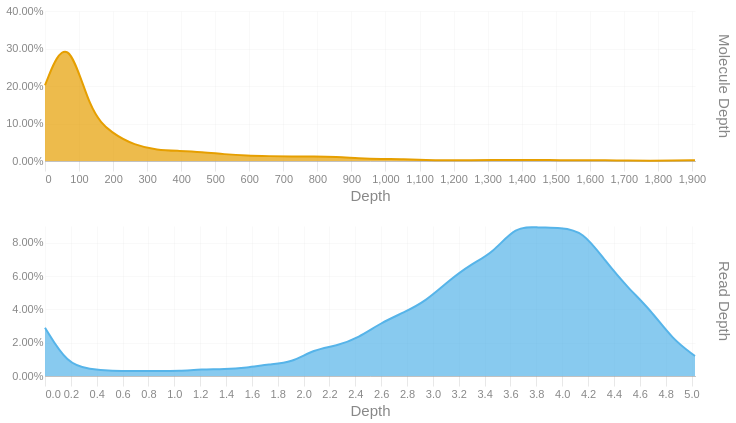

The code cell stored with this chart in its notebook:
### Code cell
readdep = depth_hist(tb['Read Depth'], q99, 3)
readdep = readdep.with_columns(pl.lit('Read Depth').alias('Metric'))
if not SKIPLR:
    moldep = depth_hist(tb['Molecule Depth'], mol_q99, 1)
    moldep = moldep.with_columns(pl.lit('Molecule Depth').alias('Metric'))
    _hist = pl.concat([readdep, moldep])
    _hist = _hist.filter(pl.col('Proportion') != 0)
    with SafeRender(_hist):
        (
            alt.Chart(_hist)        
            .mark_area(interpolate = "basis")
            .encode(
                x=alt.X('Bin:Q').scale(domainMin=0).axis(alt.Axis(title='Depth')),
                y = alt.Y('Proportion:Q', title = None).axis(format = '.2%'),
                color = alt.Color('Metric:N').legend(None),
                row = alt.Row("Metric:N").header(title = None, labelOrient = 'right'),
                tooltip = [
                    alt.Tooltip("Metric:N", title = "Metric"),
                    alt.Tooltip('Interval:N', title = "Depth Interval"),
                    alt.Tooltip('Proportion:Q', title = "% Alignments").format('.2%')
                ]
            )
            .resolve_scale(x='independent', y='independent')
            .properties(
                height = 150, width = 650,
                usermeta={'embedOptions': {'downloadFileName': f'{samplename}.depth.hist'}}
            )
        ).display()
else:
    readdep = readdep.filter(pl.col('Proportion') != 0)
    with SafeRender(readdep):
        (
            alt.Chart(readdep)        
            .mark_area(interpolate = "basis")
            .encode(
                x=alt.X('Bin:Q').scale(domainMin=0).axis(alt.Axis(title='Depth')),
                y = alt.Y('Proportion:Q', title = None).axis(format = '.2%'),
                tooltip = [
                    alt.Tooltip('Interval:N', title = "Depth Interval"),
                    alt.Tooltip('Proportion:Q', title = "% Alignments").format('.2%')
                ]
            )
            .properties(
                usermeta={'embedOptions': {'downloadFileName': f'{samplename}.depth.hist'}}
            )
        ).display()

### Figure 1 — Vega-Lite specification as saved in the notebook (floating-point values rounded to 4 significant figures)
{"width": 650, "height": 150, "config": {"title": {"anchor": "start", "dy": -15, "fontSize": 18, "color": "#888888", "subtitleColor": "#888888", "subtitleFontSize": 14}, "arc": {"fill": "#0072B2"}, "axis": {"domainColor": "#888888", "domainWidth": 0.5, "gridWidth": 0.2, "grid": false, "titleFontWeight": 400, "titleFontSize": 15, "labelFontSize": 11, "labelColor": "#888888", "tickColor": "#888888", "tickWidth": 0.2, "titleColor": "#888888"}, "axisBand": {"grid": false}, "axisX": {"grid": true, "tickSize": 10, "domainCap": "round"}, "axisY": {"domain": false, "grid": true, "tickSize": 0, "domainCap": "round"}, "background": "transparent", "header": {"labelFontSize": 15, "labelColor": "#888888", "titleFontSize": 15, "titleFontWeight": 600, "titleColor": "#888888"}, "legend": {"labelFont": "sans-serif", "labelFontSize": 12, "labelColor": "#888888", "symbolSize": 100, "symbolType": "circle", "titleFontSize": 12, "titlePadding": 10, "titleColor": "#888888", "title": null}, "range": {"category": ["#E69F00", "#56B4E9", "#009E73", "#F0E442", "#0072B2", "#D55E00", "#CC79A7", "#000000"], "diverging": ["#cfe8f3", "#a2d4ec", "#73bfe2", "#46abdb", "#1696d2", "#12719e"]}, "area": {"fill": "#0072B2", "fillOpacity": 0.7, "line": true, "strokeOpacity": 0.7}, "line": {"color": "#0072B2", "stroke": "#0072B2", "strokeWidth": 2}, "trail": {"color": "#0072B2", "stroke": "#0072B2", "strokeWidth": 0, "size": 1}, "point": {"filled": true, "fillOpacity": 1.0, "size": 95}, "text": {"color": "#888888", "fontSize": 11, "align": "right", "fontWeight": 400, "size": 11}, "bar": {"fill": "#0072B2", "stroke": null}, "view": {"stroke": null, "continuousWidth": 660, "continuousHeight": 400}}, "data": {"name": "data-e145a1e6928c557dd48c0b2793b3c993"}, "mark": {"type": "area", "interpolate": "basis"}, "encoding": {"color": {"field": "Metric", "legend": null, "type": "nominal"}, "row": {"field": "Metric", "header": {"title": null, "labelOrient": "right"}, "type": "nominal"}, "tooltip": [{"field": "Metric", "title": "Metric", "type": "nominal"}, {"field": "Interval", "title": "Depth Interval", "type": "nominal"}, {"field": "Proportion", "format": ".2%", "title": "% Alignments", "type": "quantitative"}], "x": {"axis": {"title": "Depth"}, "field": "Bin", "scale": {"domainMin": 0}, "type": "quantitative"}, "y": {"axis": {"format": ".2%"}, "field": "Proportion", "title": null, "type": "quantitative"}}, "resolve": {"scale": {"x": "independent", "y": "independent"}}, "usermeta": {"embedOptions": {"downloadFileName": "S3_Annapolis_287.depth.hist"}}, "$schema": "https://vega.github.io/schema/vega-lite/v6.1.0.json", "datasets": {"data-e145a1e6928c557dd48c0b2793b3c993": [{"Bin": 0.0, "Interval": "0.0-0.173", "Proportion": 0.029, "Metric": "Read Depth"}, {"Bin": 0.173, "Interval": "0.173-0.347", "Proportion": 0.007, "Metric": "Read Depth"}, {"Bin": 0.347, "Interval": "0.347-0.52", "Proportion": 0.004, "Metric": "Read Depth"}, {"Bin": 0.52, "Interval": "0.52-0.693", "Proportion": 0.003, "Metric": "Read Depth"}, {"Bin": 0.693, "Interval": "0.693-0.867", "Proportion": 0.003, "Metric": "Read Depth"}, {"Bin": 0.867, "Interval": "0.867-1.04", "Proportion": 0.003, "Metric": "Read Depth"}, {"Bin": 1.04, "Interval": "1.04-1.213", "Proportion": 0.003, "Metric": "Read Depth"}, {"Bin": 1.213, "Interval": "1.213-1.387", "Proportion": 0.004, "Metric": "Read Depth"}, {"Bin": 1.387, "Interval": "1.387-1.56", "Proportion": 0.004, "Metric": "Read Depth"}, {"Bin": 1.56, "Interval": "1.56-1.733", "Proportion": 0.005, "Metric": "Read Depth"}, {"Bin": 1.733, "Interval": "1.733-1.907", "Proportion": 0.007, "Metric": "Read Depth"}, {"Bin": 1.907, "Interval": "1.907-2.08", "Proportion": 0.008, "Metric": "Read Depth"}, {"Bin": 2.08, "Interval": "2.08-2.253", "Proportion": 0.016, "Metric": "Read Depth"}, {"Bin": 2.253, "Interval": "2.253-2.427", "Proportion": 0.018, "Metric": "Read Depth"}, {"Bin": 2.427, "Interval": "2.427-2.6", "Proportion": 0.023, "Metric": "Read Depth"}, {"Bin": 2.6, "Interval": "2.6-2.773", "Proportion": 0.032, "Metric": "Read Depth"}, {"Bin": 2.773, "Interval": "2.773-2.947", "Proportion": 0.038, "Metric": "Read Depth"}, {"Bin": 2.947, "Interval": "2.947-3.12", "Proportion": 0.045, "Metric": "Read Depth"}, {"Bin": 3.12, "Interval": "3.12-3.293", "Proportion": 0.057, "Metric": "Read Depth"}, {"Bin": 3.293, "Interval": "3.293-3.467", "Proportion": 0.067, "Metric": "Read Depth"}, {"Bin": 3.467, "Interval": "3.467-3.64", "Proportion": 0.074, "Metric": "Read Depth"}, {"Bin": 3.64, "Interval": "3.64-3.813", "Proportion": 0.09, "Metric": "Read Depth"}, {"Bin": 3.813, "Interval": "3.813-3.987", "Proportion": 0.089, "Metric": "Read Depth"}, {"Bin": 3.987, "Interval": "3.987-4.16", "Proportion": 0.089, "Metric": "Read Depth"}, {"Bin": 4.16, "Interval": "4.16-4.333", "Proportion": 0.087, "Metric": "Read Depth"}, {"Bin": 4.333, "Interval": "4.333-4.507", "Proportion": 0.069, "Metric": "Read Depth"}, {"Bin": 4.507, "Interval": "4.507-4.68", "Proportion": 0.053, "Metric": "Read Depth"}, {"Bin": 4.68, "Interval": "4.68-4.853", "Proportion": 0.04, "Metric": "Read Depth"}, {"Bin": 4.853, "Interval": "4.853-5.027", "Proportion": 0.022, "Metric": "Read Depth"}, {"Bin": 5.027, "Interval": "5.027-5.2", "Proportion": 0.012, "Metric": "Read Depth"}, {"Bin": 0.0, "Interval": "0.0-65.8", "Proportion": 0.202, "Metric": "Molecule Depth"}, {"Bin": 65.8, "Interval": "65.8-131.7", "Proportion": 0.352, "Metric": "Molecule Depth"}, {"Bin": 131.7, "Interval": "131.7-197.5", "Proportion": 0.128, "Metric": "Molecule Depth"}, {"Bin": 197.5, "Interval": "197.5-263.3", "Proportion": 0.073, "Metric": "Molecule Depth"}, {"Bin": 263.3, "Interval": "263.3-329.1", "Proportion": 0.042, "Metric": "Molecule Depth"}, {"Bin": 329.1, "Interval": "329.1-395.0", "Proportion": 0.029, "Metric": "Molecule Depth"}, {"Bin": 395.0, "Interval": "395.0-460.8", "Proportion": 0.027, "Metric": "Molecule Depth"}, {"Bin": 460.8, "Interval": "460.8-526.6", "Proportion": 0.024, "Metric": "Molecule Depth"}, {"Bin": 526.6, "Interval": "526.6-592.5", "Proportion": 0.018, "Metric": "Molecule Depth"}, {"Bin": 592.5, "Interval": "592.5-658.3", "Proportion": 0.014, "Metric": "Molecule Depth"}, {"Bin": 658.3, "Interval": "658.3-724.1", "Proportion": 0.013, "Metric": "Molecule Depth"}, {"Bin": 724.1, "Interval": "724.1-790.0", "Proportion": 0.012, "Metric": "Molecule Depth"}, {"Bin": 790.0, "Interval": "790.0-855.8", "Proportion": 0.012, "Metric": "Molecule Depth"}, {"Bin": 855.8, "Interval": "855.8-921.6", "Proportion": 0.011, "Metric": "Molecule Depth"}, {"Bin": 921.6, "Interval": "921.6-987.4", "Proportion": 0.007, "Metric": "Molecule Depth"}, {"Bin": 987.4, "Interval": "987.4-1053.3", "Proportion": 0.005, "Metric": "Molecule Depth"}, {"Bin": 1053.0, "Interval": "1053.3-1119.1", "Proportion": 0.005, "Metric": "Molecule Depth"}, {"Bin": 1119.0, "Interval": "1119.1-1184.9", "Proportion": 0.002, "Metric": "Molecule Depth"}, {"Bin": 1185.0, "Interval": "1184.9-1250.8", "Proportion": 0.002, "Metric": "Molecule Depth"}, {"Bin": 1251.0, "Interval": "1250.8-1316.6", "Proportion": 0.002, "Metric": "Molecule Depth"}, {"Bin": 1317.0, "Interval": "1316.6-1382.4", "Proportion": 0.003, "Metric": "Molecule Depth"}, {"Bin": 1382.0, "Interval": "1382.4-1448.2", "Proportion": 0.003, "Metric": "Molecule Depth"}, {"Bin": 1448.0, "Interval": "1448.2-1514.1", "Proportion": 0.003, "Metric": "Molecule Depth"}, {"Bin": 1514.0, "Interval": "1514.1-1579.9", "Proportion": 0.002, "Metric": "Molecule Depth"}, {"Bin": 1580.0, "Interval": "1579.9-1645.7", "Proportion": 0.002, "Metric": "Molecule Depth"}, {"Bin": 1646.0, "Interval": "1645.7-1711.6", "Proportion": 0.002, "Metric": "Molecule Depth"}, {"Bin": 1712.0, "Interval": "1711.6-1777.4", "Proportion": 0.001, "Metric": "Molecule Depth"}, {"Bin": 1777.0, "Interval": "1777.4-1843.2", "Proportion": 0.001, "Metric": "Molecule Depth"}, {"Bin": 1843.0, "Interval": "1843.2-1909.1", "Proportion": 0.001, "Metric": "Molecule Depth"}, {"Bin": 1909.0, "Interval": "1909.1-1974.88", "Proportion": 0.002, "Metric": "Molecule Depth"}]}}
